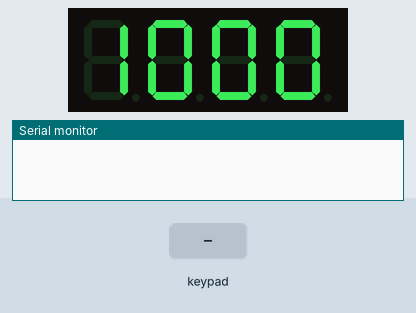
Bench run of a sketch on a simulated Arduino Mega 2560, built with avr-gcc and run on an emulated ATmega2560. Parts: 4-digit seven-segment display, the last lines printed to the serial monitor. The inputs (shaded band) are chosen by the test bench.

Above: at 1.2 s.
1.3 s: keypad keys 0 0 0 0 A pressed 0.4 s apart
At 3.7 s:
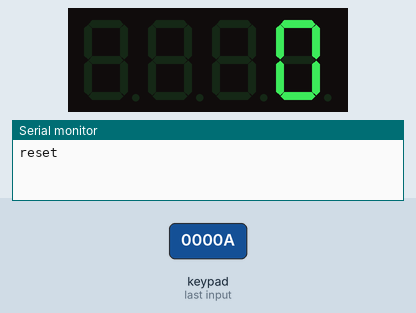
4.8 s: keypad keys 1 3 8 9 1 2 pressed 0.4 s apart
At 6.5 s:
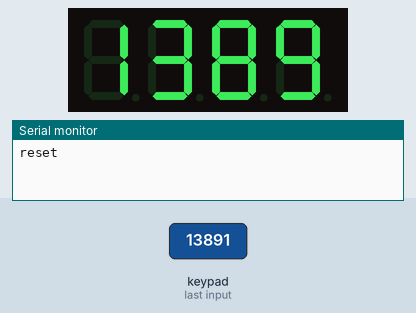
Timing chart, 0 to 8.0 s (numbered marks = the images above; inputs shaded):
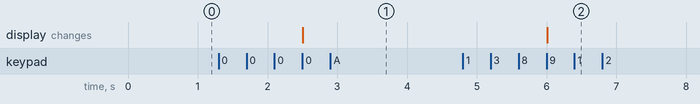

Measured:
- after the input at 1.3 s, the display: changes after 1.2 s (image 1)
- after the input at 4.8 s, the display: changes after 1.2 s (image 2)

The sketch:

fixed.ino
```cpp
#include <SevenSeg.h>

#include <Keypad.h>


char inputs[] = {
  '0', '0', '0', '0'
};


SevenSeg disp(11, 7, 3, 5, 6, 10, 2);

const int numOfDigits = 4;

int digitPins[numOfDigits] = {13, 8, 9, 12};


const byte ROWS = 4;
const byte COLS = 4;

char keys[ROWS][COLS] = {
  {'1', '2', '3', 'A'},
  {'4' , '5', '6', 'B'},
  {'7', '8', '9', 'C'},
  {'*', '0', '#', 'D'}
};

//int keys[ROWS][COLS] = {
//  {1, 2, 3, 'A'},
//  {4 , 5, 6, 'B'},
//  {7, 8, 9, 'C'},
//  {'*', 0, '#', 'D'}
//};

byte rowPins[ROWS] = {22, 23, 24, 25};
byte colPins[COLS] = {28, 29, 30, 31};

Keypad kpd = Keypad(makeKeymap(keys), rowPins, colPins, ROWS, COLS);


int k = 0;


void setup() {
  Serial.begin(9600);
  // put your setup code here, to run once:
  disp.setCommonAnode();
  disp.setDigitPins(numOfDigits, digitPins);
  disp.write(1000);


}

int value = 0;

void loop() {


//  Serial.println(atoi("1234"));


  k++;

  if (k == 1){
   for (int i = 0; i < 4; i++){
    char in = kpd.waitForKey();
    inputs[i] = in;
  }

  value = atoi(inputs);
  }

  char otherKey = kpd.getKey();

  if (otherKey == 'A') { k = 0; Serial.println("reset");}

  disp.write(value);


}
```
